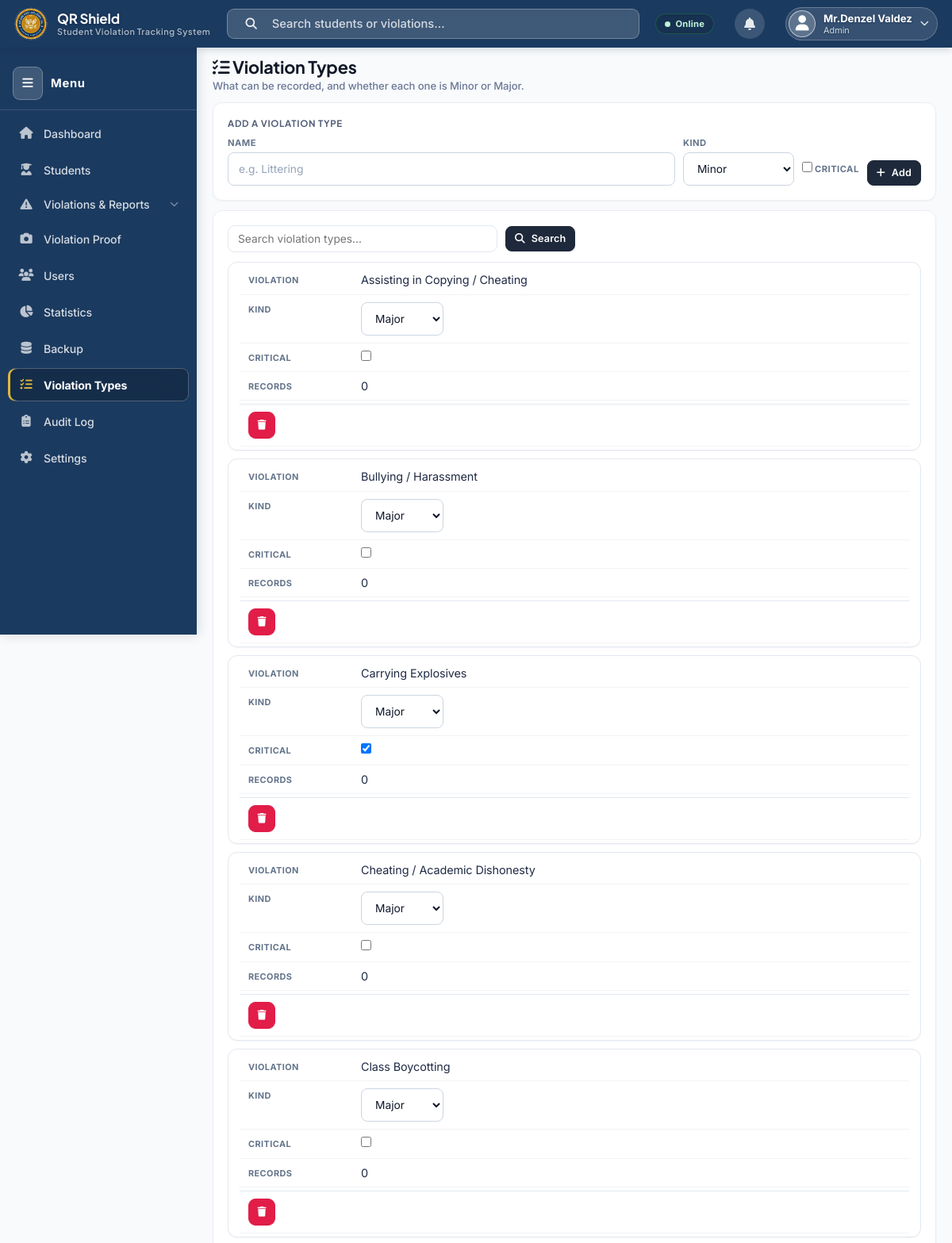
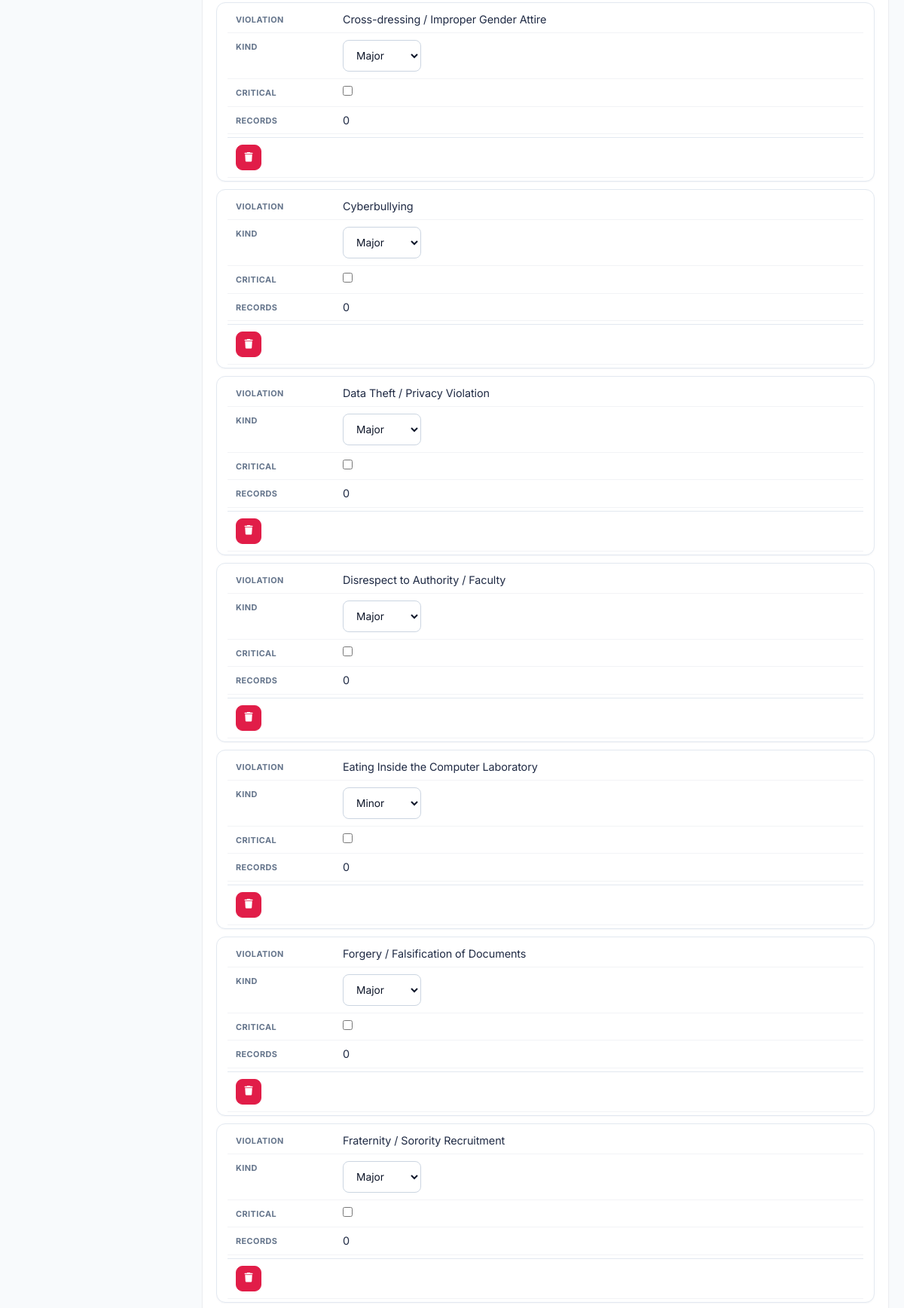
Page /admin/violation_rules.php (signed in, upper part) on the committed database (2 pictures, top to bottom).
### tables this page shows
CREATE TABLE `violation_types` (
  `id` int(10) unsigned NOT NULL AUTO_INCREMENT,
  `violation_name` varchar(150) NOT NULL,
  `severity` enum('Minor','Major') NOT NULL DEFAULT 'Minor',
  `critical_alert` tinyint(1) NOT NULL DEFAULT 0,
  `max_points` int(10) unsigned NOT NULL DEFAULT 1,
  `escalate_after` int(10) unsigned NOT NULL DEFAULT 0,
  PRIMARY KEY (`id`)
);

### admin/violation_rules.php (the view, shortened to what this page needs)
<?php
require_once "../config/database.php";
$search = trim((string)($_GET['search'] ?? ''));
$params = [];
$where  = '';
$q = $conn->prepare("SELECT t.id, t.violation_name, t.severity, t.critical_alert,
                            (SELECT COUNT(*) FROM violations v
                              WHERE v.violation = t.violation_name) AS used_count
                     FROM violation_types t
                     {$where}
                     ORDER BY t.violation_name");
$q->execute($params);
$types = $q->fetchAll(PDO::FETCH_ASSOC);
include "../includes/header.php";
include "../includes/navbar.php";
include "../includes/sidebar.php";
?>
<link rel="stylesheet" href="../assets/css/violation-types.css?v=<?php echo @filemtime(__DIR__."/../assets/css/violation-types.css"); ?>">
<main class="vts-main">
<div class="vts-main-inner">
  <div class="admin-welcome-row">
    <div>
      <h1><i class="fas fa-list-check"></i> Violation Types</h1>
      <p>What can be recorded, and whether each one is Minor or Major.</p>
    </div>
  </div>
  <div class="recent-table-wrap is-panel u-mb-14">
    <h3 class="card-label">Add a violation type</h3>
    <form method="POST" class="vt-add">
      <div class="vt-add-name">
        <label for="violation_name">Name</label>
        <input id="violation_name" type="text" name="violation_name" class="vts-input"
               maxlength="150" required placeholder="e.g. Littering">
      </div>
      <div class="vt-add-sev">
        <label for="new_severity">Kind</label>
        <select id="new_severity" name="new_severity" class="vts-input">
          <option value="Minor">Minor</option>
        </select>
      </div>
      <label class="vt-crit" title="Alerts every Admin the moment this is recorded">
        <input type="checkbox" name="new_critical" value="1"> Critical
      </label>
      <button type="submit" name="add_type" value="1" class="btn-primary btn-sm">
        <i class="fas fa-plus"></i> Add
      </button>
    </form>
  </div>
  <div class="recent-table-wrap is-panel">
    <form method="GET" class="vts-filter-row">
      <input type="text" name="search" class="vts-table-filter" placeholder="Search violation types…"
             aria-label="Search violation types" value="<?php echo htmlspecialchars($search); ?>">
      <button type="submit" class="btn-primary btn-sm"><i class="fas fa-search"></i> Search</button>
    </form>
    <?php if (!$types): ?>
      <div class="vt-empty">
        <i class="fas fa-list-check"></i>
        <p><?php echo $search !== '' ? 'No violation type matches that search.' : 'There are no violation types yet.'; ?></p>
      </div>
    <?php else: ?>
      <form method="POST" id="vtSaveForm">
        <div class="table-scroll table-responsive">
          <table class="data-table">
            <tbody>
              <?php foreach ($types as $t): $id = (int)$t['id']; ?>
              <tr>
                <td><?php echo htmlspecialchars($t['violation_name']); ?></td>
                <td>
                  <select id="severity-<?php echo $id; ?>" name="severity[<?php echo $id; ?>]" class="vts-input vt-sev">
                    <option value="Minor" <?php echo $t['severity'] === 'Minor' ? 'selected' : ''; ?>>Minor</option>
                    <option value="Major" <?php echo $t['severity'] === 'Major' ? 'selected' : ''; ?>>Major</option>
                  </select>
                </td>
                <td>
                  <input type="checkbox" name="critical[<?php echo $id; ?>]" value="1"
                         <?php echo (int)$t['critical_alert'] === 1 ? 'checked' : ''; ?>
                         aria-label="Alert every Admin when <?php echo htmlspecialchars($t['violation_name']); ?> is recorded">
                </td>
                <td class="nowrap"><?php echo (int)$t['used_count']; ?></td>
                <td class="nowrap">
                  <button type="submit" form="vtDeleteForm" name="id" value="<?php echo $id; ?>"
                          class="btn-danger btn-sm"
                          onclick="return confirm('Remove “<?php echo htmlspecialchars($t['violation_name'], ENT_QUOTES); ?>” from the list?\n\nThe <?php echo (int)$t['used_count']; ?> record(s) already filed under it are NOT deleted — it just stops being offerable for new violations.');"
                          title="Remove this violation type" aria-label="Remove this violation type">
                    <i class="fas fa-trash"></i>
                  </button>
                </td>
              </tr>
              <?php endforeach; ?>
            </tbody>
          </table>
        </div>
      </form>
    <?php endif; ?>
  </div>
<?php include "../includes/footer.php"; ?>

### assets/css/vts-theme.css (style rules this page uses)
*, *::before, *::after { margin: 0; padding: 0; box-sizing: border-box; }
:root { --navy: #1a3a6b; --navy-dark: #122a52; --navy-light: #1e4580; --gold: #c9a227; --gold-light: #e2b83a; --gold-pale: #f5e9c0; --white: #ffffff; --bg: #f0f4fa; --surface: #ffffff; --text: #1a2340; --text-muted: #5a6a8a; --text-soft: #55617a; --text-faint: #9aa6bd; --border: #dde4f0; --border-soft: #e2e8f5; --surface-alt: #eef2f8; --surface-tint:#e8eef9; --danger: #e03535; --warning: #e07a10; --success: #1b7f46; --info: #1576c4; --sidebar-w: 260px; --navbar-h: 52px; --radius: 12px; --shadow-sm: 0 2px 8px rgba(26,58,107,0.10); --shadow-md: 0 4px 20px rgba(26,58,107,0.15); --shadow-lg: 0 8px 40px rgba(26,58,107,0.20); --grad-header: linear-gradient(90deg, var(--navy) 0%, #2a5298 50%, var(--gold) 100%); --font-ui: 'Inter', system-ui, sans-serif; --font-display: Georgia, serif; }
body { font-family: var(--font-ui); background: var(--bg); color: var(--text); min-height: 100vh; }
button, .btn { cursor: pointer; font-family: inherit; }
body.has-bg-image { background-size: cover; background-position: center; background-attachment: fixed; }
.vts-main { margin-left: var(--sidebar-w); padding-top: var(--navbar-h); min-height: 100vh; position: relative; transition: margin-left 0.3s ease; }
.vts-main-inner { padding: 28px 28px 40px; position: relative; z-index: 1; }
.vts-main::before { content: ''; position: absolute; inset: 0; background: rgba(240,244,250,0.70); pointer-events: none; z-index: 0; }
.vts-input { width: 100%; padding: 11px 14px; border: 1.5px solid var(--border); border-radius: 8px; font-size: 0.9rem; color: var(--text); background: #fff; transition: border-color 0.2s, box-shadow 0.2s; outline: none; font-family: inherit; }
.vts-input::placeholder { color: #a0aec0; }
.btn-primary { display: inline-flex; align-items: center; gap: 8px; background: var(--navy); color: var(--white); border: none; padding: 11px 22px; border-radius: 8px; font-size: 0.88rem; font-weight: 700; letter-spacing: 0.04em; transition: background 0.2s, transform 0.1s, box-shadow 0.2s; text-transform: uppercase; }
.btn-danger { background: var(--danger); color: #fff; }
.btn-sm { padding: 6px 14px; font-size: 0.78rem; }
.table-scroll { overflow-x: auto; -webkit-overflow-scrolling: touch; }
.table-scroll > table.data-table { min-width: 560px; }
@media (min-width: 900px) { .table-scroll > table.data-table { min-width: 0; } }
.u-mb-14 { margin-bottom: 14px; }

### assets/css/vts-admin.css (style rules this page uses)
.vts-input, .vts-select, .vts-input-validate { border: 2px solid var(--border); transition: border-color .18s ease, box-shadow .18s ease, background .18s ease; }
.admin-welcome-row { display: flex; align-items: flex-start; justify-content: space-between; margin-bottom: 22px; flex-wrap: wrap; gap: 12px; }
.admin-welcome-row h1 { font-size: 1.5rem; font-weight: 800; color: var(--text); }
.admin-welcome-row p { font-size: .86rem; color: var(--text-muted); margin-top: 2px; }
.recent-table-wrap { background: #fff; border-radius: 14px; box-shadow: var(--shadow-sm); border: 1px solid #eef2f8; padding: 18px 20px; }
.data-table { width: 100%; border-collapse: collapse; }
.data-table td { padding: 11px 10px; font-size: .82rem; color: var(--text); border-bottom: 1px solid #f1f4f9; }

### assets/css/violation-types.css (style rules this page uses)
.vt-add { display: flex; align-items: flex-end; gap: 10px; flex-wrap: wrap; margin-top: 10px; }
.vt-add label { display: block; margin-bottom: 5px; font-size: .7rem; font-weight: 700; text-transform: uppercase; letter-spacing: .04em; color: var(--text-muted, #5a6a8a); }
.vt-add-name { flex: 1 1 260px; min-width: 0; }
.vt-add-sev { flex: 0 0 140px; }
.vt-add .vts-input { width: 100%; }
.vt-crit { display: inline-flex; align-items: center; gap: 6px; font-size: .8rem; font-weight: 600; color: var(--text-soft, #475569); padding-bottom: 9px; }
.vt-sev { width: auto; min-width: 104px; padding: 6px 8px; font-size: .82rem; }

### includes/header.php (style rules this page uses)
body.has-bg-image { background: linear-gradient(160deg, #0f2a52 0%, #14375f 46%, #0b1f3f 100%); background-attachment: fixed; }

### rows in the picture
violation_types: violation_name "Assisting in Copying / Cheating", severity+id "Major", used_count "0"
violation_types: violation_name "Bullying / Harassment", severity+id "Major", used_count "0"
violation_types: violation_name "Carrying Explosives", severity+id "Major", critical_alert "☑", used_count "0"
violation_types: violation_name "Cheating / Academic Dishonesty", severity+id "Major", used_count "0"
violation_types: violation_name "Class Boycotting", severity+id "Major", used_count "0"
violation_types: violation_name "Cross-dressing / Improper Gender Attire", severity+id "Major", used_count "0"
violation_types: violation_name "Cyberbullying", severity+id "Major", used_count "0"
violation_types: violation_name "Data Theft / Privacy Violation", severity+id "Major", used_count "0"
violation_types: violation_name "Disrespect to Authority / Faculty", severity+id "Major", used_count "0"
violation_types: violation_name "Eating Inside the Computer Laboratory", severity+id "Minor", used_count "0"
violation_types: violation_name "Forgery / Falsification of Documents", severity+id "Major", used_count "0"
violation_types: violation_name "Fraternity / Sorority Recruitment", severity+id "Major", used_count "0"

### other values in the picture
APP_NAME "QR Shield"
APP_TAGLINE "Student Violation Tracking System"
$fullname "Mr.Denzel Valdez"
vts_role_label($role) "Admin"
